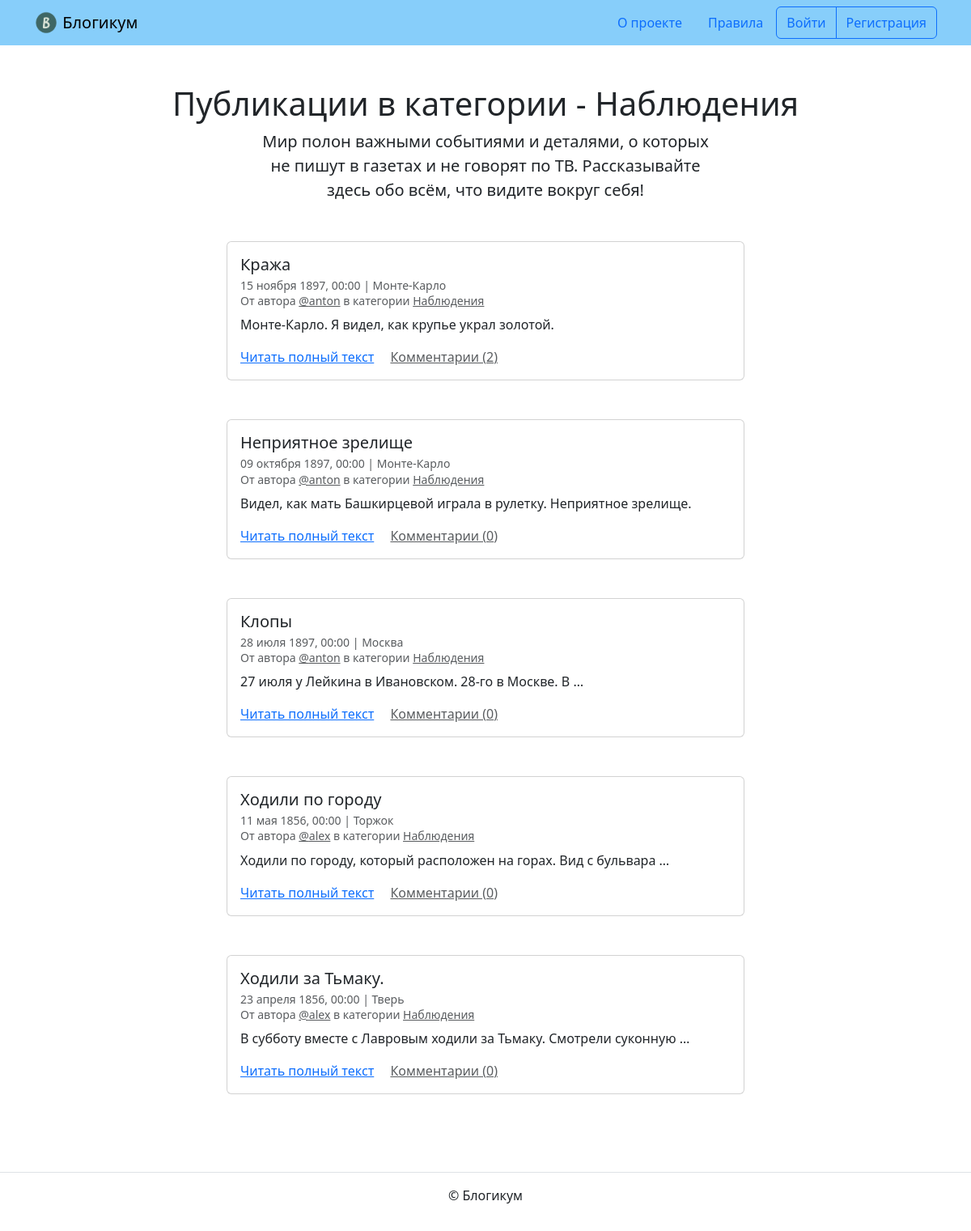
The page /category/details/ on the database its author committed.
### blog/models.py (models this page shows, shortened)
class Category(models.Model):
    title = models.CharField(max_length=256, verbose_name='Заголовок')
    description = models.TextField(verbose_name='Описание')
    slug = models.SlugField(unique=True, verbose_name='Идентификатор',
                            help_text="Идентификатор страницы для URL"
                            "; разрешены символы латиницы, цифры"
                            ", дефис и подчёркивание.")
    is_published = models.BooleanField(default=True,
                                       verbose_name='Опубликовано',
                                       help_text="Снимите галочку"
                                       ", чтобы скрыть публикацию.")
    created_at = models.DateTimeField(auto_now_add=True,
                                      verbose_name='Добавлено')
    class Meta:
        verbose_name = 'категория'
        verbose_name_plural = 'Категории'

class Post(models.Model):
    title = models.CharField(max_length=256, verbose_name='Заголовок')
    text = models.TextField(verbose_name='Текст')
    pub_date = models.DateTimeField(verbose_name='Дата и время публикации',
                                    help_text="Если установить дату и вре"
                                    "мя в будущем — можно делать отложе"
                                    "нные публикации.")
    author = models.ForeignKey(User, on_delete=models.CASCADE,
                               verbose_name='Автор публикации')
    image = models.ImageField(upload_to='posts/', blank=True, null=True)
    location = models.ForeignKey(Location, on_delete=models.SET_NULL,
                                 null=True, verbose_name='Местоположение')
    category = models.ForeignKey(Category, on_delete=models.SET_NULL,
                                 null=True, verbose_name='Категория')
    is_published = models.BooleanField(default=True,
                                       verbose_name='Опубликовано',
                                       help_text="Снимите галочку"
                                       ", чтобы скрыть публикацию.")
    created_at = models.DateTimeField(auto_now_add=True,
                                      verbose_name='Добавлено')
    class Meta:
        verbose_name = 'публикация'
        verbose_name_plural = 'Публикации'

class Location(models.Model):
    name = models.CharField(max_length=256, verbose_name='Название места')
    is_published = models.BooleanField(default=True,
                                       verbose_name='Опубликовано',
                                       help_text="Снимите галочку"
                                       ", чтобы скрыть публикацию.")
    created_at = models.DateTimeField(auto_now_add=True,
                                      verbose_name='Добавлено')
    class Meta:
        verbose_name = 'местоположение'
        verbose_name_plural = 'Местоположения'

### blog/views.py (the view)
# urls.py: path('category/<slug:category_slug>/', views.category_posts,
def category_posts(request, category_slug):
    category = get_object_or_404(
        Category,
        slug=category_slug,
        is_published=True)
    post_list = (
        Post.objects.filter(
            is_published=True,
            pub_date__lte=timezone.now(),
            category__is_published=True,
            category=category,
        )
        .select_related('author', 'category')
        .prefetch_related('comments')
        .order_by('-pub_date')
        .annotate(comment_count=Count('comments'))
    )
    paginator = Paginator(post_list, 10)  # ← 10 постов
    page_number = request.GET.get('page')
    page_obj = paginator.get_page(page_number)
    return render(request, 'blog/category.html', {
        'category': category,
        'page_obj': page_obj,
    })

### templates/blog/category.html (shortened to what this page needs)
{% extends "base.html" %}
{% block content %}
  <h1 class="text-center">Публикации в категории - {{ category.title }}</h1>
  <p class="col-6 offset-3 mb-5 lead text-center">{{ category.description }}</p>
  {% for post in page_obj %}
    <article class="mb-5">
      {% include "includes/post_card.html" %}
    </article>
  {% endfor %}
{% endblock %}

### templates/includes/post_card.html (shortened to what this page needs)
<div class="col d-flex justify-content-center">
  <div class="card" style="width: 40rem;">
    <div class="card-body">
      <h5 class="card-title">{{ post.title }}</h5>
      <h6 class="card-subtitle mb-2 text-muted">
        <small>
          {{ post.pub_date|date:"d E Y, H:i" }} | {% if post.location and post.location.is_published %}{{ post.location.name }}{% else %}Планета Земля{% endif %}<br>
          От автора <a class="text-muted" href="{% url 'blog:profile' post.author.username %}">@{{ post.author.username }}</a> в
          категории {% include "includes/category_link.html" %}
        </small>
      </h6>
      <p class="card-text">{{ post.text|truncatewords:10 }}</p>
      <a href="{% url 'blog:post_detail' post.id %}" class="card-link">Читать полный текст</a>
      <a href="{% url 'blog:post_detail' post.id %}" class="card-link text-muted">Комментарии ({{ post.comment_count }})</a>
    </div>
  </div>
</div>

### templates/includes/category_link.html
<a class="text-muted" href="{% url 'blog:category_posts' post.category.slug %}">
  {{ post.category.title }}
</a>

### rows shown on the page
Category: title "Наблюдения", description "Мир полон важными событиями и деталями, о которых не пишут в газетах и не говорят по ТВ. Рассказывайте здесь обо всём, что видите вокруг себя!"
Post: title "Кража", pub_date "15 ноября 1897, 00:00", location.name "Монте-Карло", author.username "anton", category "Наблюдения", text "Монте-Карло. Я видел, как крупье украл золотой.", comment_count "2"
Post: title "Неприятное зрелище", pub_date "09 октября 1897, 00:00", location.name "Монте-Карло", author.username "anton", category "Наблюдения", text "Видел, как мать Башкирцевой играла в рулетку. Неприятное зрелище.", comment_count "0"
Post: title "Клопы", pub_date "28 июля 1897, 00:00", location.name "Москва", author.username "anton", category "Наблюдения", text "27 июля у Лейкина в Ивановском. 28-го в Москве. В …", comment_count "0"
Post: title "Ходили по городу", pub_date "11 мая 1856, 00:00", location.name "Торжок", author.username "alex", category "Наблюдения", text "Ходили по городу, который расположен на горах. Вид с бульвара …", comment_count "0"
Post: title "Ходили за Тьмаку.", pub_date "23 апреля 1856, 00:00", location.name "Тверь", author.username "alex", category "Наблюдения", text "В субботу вместе с Лавровым ходили за Тьмаку. Смотрели суконную …", comment_count "0"
